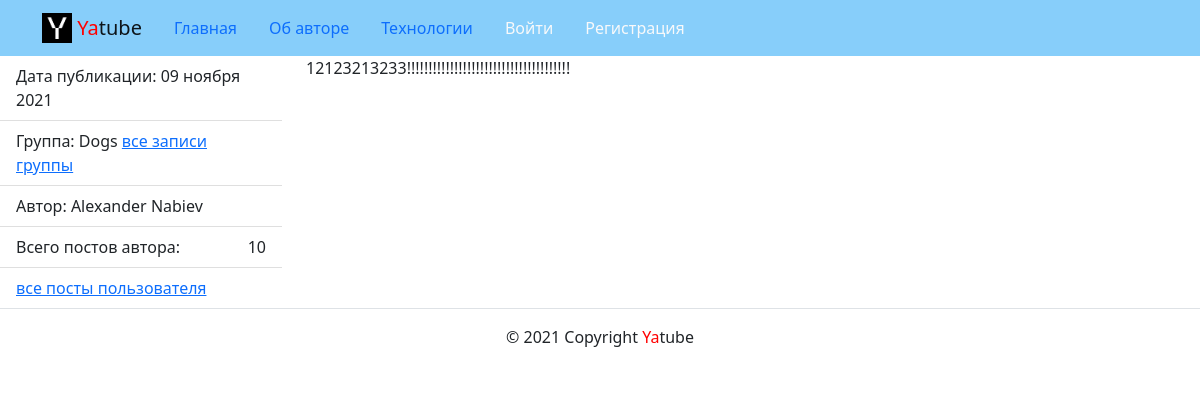
Screenshot of /posts/51/ with the database file from the repository.
### posts/models.py (models this page shows, shortened)
class Post(models.Model):
    text = models.TextField()
    pub_date = models.DateTimeField(auto_now_add=True)
    author = models.ForeignKey(
        User,
        on_delete=models.CASCADE,
        related_name='posts'
    )
    group = ForeignKey(
        Group,
        on_delete=models.SET_NULL,
        related_name='posts',
        blank=True, null=True
    )

### groups/models.py (models this page shows)
class Group(models.Model):
    title = models.CharField(max_length=200)
    slug = models.SlugField(unique=True)
    description = models.TextField()
    def __str__(self):
        return self.title

### posts/views.py (the view)
# urls.py: path('posts/<int:post_id>/', views.post_detail, name='post_detail'),
def post_detail(request, post_id):
    template = 'posts/post_detail.html'
    post = get_object_or_404(Post, pk=post_id)
    group = post.group
    author = f'{post.author.first_name} {post.author.last_name}'
    date = post.pub_date
    posts_count = post.author.posts.count()
    title = f'Пост {post.text[:30]}'
    username = post.author.username
    text = post.text
    context = {
        'title': title,
        'author': author,
        'group': group,
        'date': date,
        'posts_count': posts_count,
        'username': username,
        'text': text,
        'post_id': post_id
    }
    return render(request, template, context)

### core/context_processors/year.py (called while the page is built)
def year(request):
    cur_year = dt.now().year
    return {
        'year': cur_year
    }

### templates/posts/post_detail.html (shortened to what this page needs)
{% extends 'base.html' %}
{% block content %}
<div class="row">
        <aside class="col-12 col-md-3">
          <ul class="list-group list-group-flush">
            <li class="list-group-item">
              Дата публикации: {{ date|date:"d E Y" }}
            </li>
            {% if group %}
              <li class="list-group-item">
                Группа: {{ group }}
                <a href="{% url 'groups:group_list' group.slug %}">
                  все записи группы
                </a>
              </li>
              {% endif %}
              <li class="list-group-item">
                Автор: {{ author }}
              </li>
              <li class="list-group-item d-flex justify-content-between align-items-center">
              Всего постов автора:  <span >{{ posts_count }}</span>
            </li>
            <li class="list-group-item">
              <a href="{% url 'posts:profile' username %}">
                все посты пользователя
              </a>
            </li>
          </ul>
        </aside>
        <article class="col-12 col-md-9">
          <p>
           {{ text|safe }}
          </p>
        </article>
      </div>
{% endblock content %}

### rows the page displays
Post: pub_date "09 ноября 2021", text "12123213233!!!!!!!!!!!!!!!!!!!!!!!!!!!!!!!!!!!!!!"
Group: title "Dogs"

### other values shown
{{ author }} "Alexander Nabiev"
{{ posts_count }} "10"
